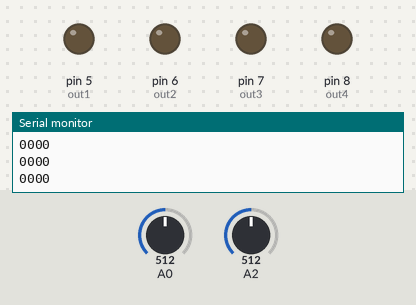
A sketch run on a simulated Arduino Uno, built with avr-gcc and run on an emulated ATmega328P. Parts: output pins drawn as LEDs (lit = HIGH), the last lines printed to the serial monitor. The inputs (shaded band) are chosen by the test bench; at power-on: A0 = 512, A2 = 512.

Above: at 1.2 s.
1.3 s: A0 set to 593
2.8 s: A0 set to 624
At 3.9 s:
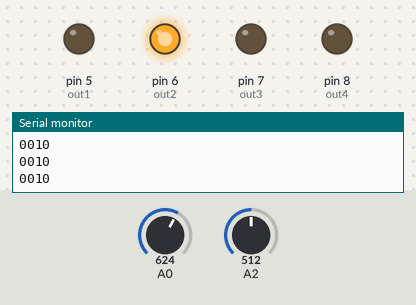
4.3 s: A2 set to 599
5.8 s: A2 set to 618
At 6.3 s:
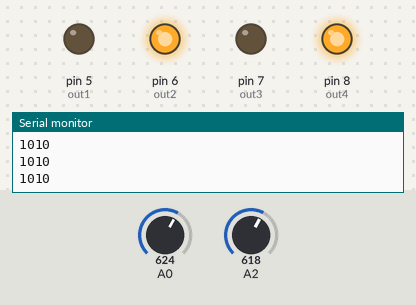
7.3 s: A0 set to 511
At 8.5 s:
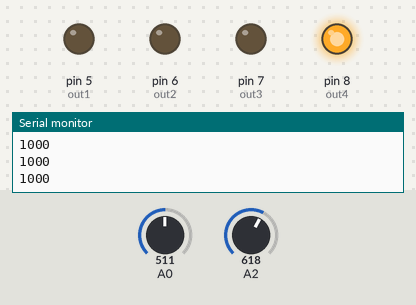
8.8 s: A2 set to 306
At 9.6 s:
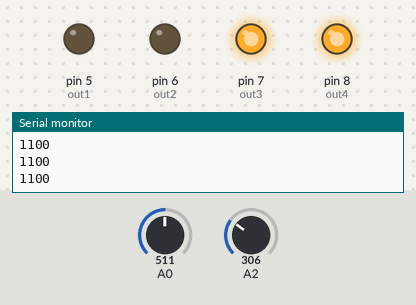
Timing chart, 0 to 11.3 s (numbered marks = the images above; inputs shaded):
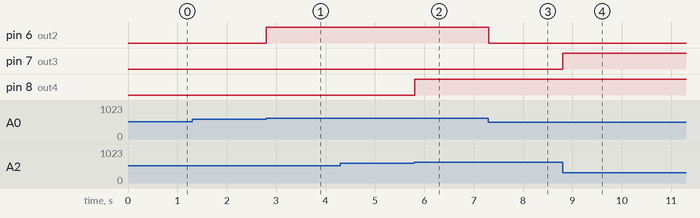

The sketch:

Transmitter-Decoder.ino
```cpp
//Joystick analog to 4 bit encoder code
//(Transmitter Code)
//8th March, 2023
//The goal is to write code that would take the analog inputs of both the coordinates of two joystick and convert it into a 4-bit signal.
//One joystick would control the forward and the backward motion, that is four center wheels and the other would control whether or not to
//rotate the back and front servos.

/*Macros to define joystick inputs
//First Joystick (Only Y would be used)#redundancy but easier to control with this control design
#define JS1X A0 //First Joystick X-Coordinate
#define JS1Y A1 //First Joystick Y-Coordinate

//Second Joystick (Only X would be used)
#define JS2X A2 //Second Joystick X-Coordinate
#define JS2Y A3 //Second Joystick Y-Coordinate
*/

//rules
/** LSB->FWD(0)/BKW(1), LSB + 1-> Motion(1)/No-Motion(0), LSB + 2-> Left Turning(0)/Right Turning(1), LSB + 3-> Turning(1)/No-Turning(0)
 * Don't acre states are treated as 0
 * FWD No-Turning: 0010
 * BKW No-Turning: 0011
 * FWD Turning Left: 1010
 * FWD Turning Right: 1110
 * BKW Turning Left: 1011
 * BKW Turning Right: 1111
 * Turning Left No Motion: 1000
 * Turning Right No Motion: 1100
 * **/

//Global center value holding identifiers
float JS1Y_init_val;
float JS2X_init_val;

//Global Variables holding pin numbers of output signals
int out1 = 5;
int out2 = 6;
int out3 = 7;
int out4 = 8;

//Global Variables holding bit values of output signals (4-bit) (zero or one)
int aus1;
int aus2;
int aus3;
int aus4;

//Global buffer value, after which the signal should be high
float buff = 100;

//Normalised Values of Joystick inputs
float nor_JS1Y;
float nor_JS2X;

//driver code
void setup() {
  //initialise the pins of Joystick as inputs
  pinMode(A0, INPUT);
  pinMode(A1, INPUT);
  pinMode(A2, INPUT);
  pinMode(A3, INPUT);

  //Initialise output pins
  pinMode(out1, OUTPUT);
  pinMode(out2, OUTPUT);
  pinMode(out3, OUTPUT);
  pinMode(out4, OUTPUT);

  //initialise the center-most values of the joystick. This code assumes that the joysticks were not pulled during initialisation.
  //Initialisation happens everytime Arduino is reset.
  JS1Y_init_val = analogRead(A0);
  JS2X_init_val = analogRead(A2);

  //Serial.begin()
  Serial.begin(9600);
}

void loop() {
  //Serial.println(analogRead(A0) - JS1Y_init_val);
  //normalized values of joystick inputs
  nor_JS1Y = analogRead(A0) - JS1Y_init_val;
  nor_JS2X = analogRead(A2) - JS2X_init_val;

  //LSB + 1 (Motion or No-Motion Handling)
  if(abs(nor_JS1Y) >= buff)
  {
    aus2 = 1;
  } else{ //no motion
    aus2 = 0;
    aus1 = 0; //It is actually a don't-care state, so used 0 as a convention
  }

  //LSB + 3 (Turning or No-Turning Handling)
  if(abs(nor_JS2X) >= buff)
  {
    aus4 = 1;
  } else{ //no motion
    aus4 = 0;
    aus3 = 0; //It is actually a don't-care state, so used 0 as a convention
  }

  if(nor_JS1Y >= buff){
    aus1 = 0; //FWD
  } else if(nor_JS1Y <= -buff){
    aus1 = 1; //BWD
  }

  if(nor_JS2X >= buff){
    aus3 = 0; //Left
  } else if(nor_JS2X <= -buff){
    aus3 = 1; //Right
  }

  //writing them
  digitalWrite(out1, aus1);
  digitalWrite(out2, aus2);
  digitalWrite(out3, aus3);
  digitalWrite(out4, aus4);

  Serial.print(aus4);
  Serial.print(aus3);
  Serial.print(aus2);
  Serial.print(aus1);
  Serial.println();
}
```

Measured:
- the behaviour switches between 611 and 612 on A0 (found by bisection; images 0 and 1)
- the behaviour switches between 611 and 612 on A2 (found by bisection; images 1 and 2)
- after the input at 2.8 s, pin 6 (out2): LOW → HIGH at once
- after the input at 5.8 s, pin 8 (out4): LOW → HIGH at once
- after the input at 7.3 s, pin 6 (out2): HIGH → LOW at once
- after the input at 8.8 s, pin 7 (out3): LOW → HIGH at once
